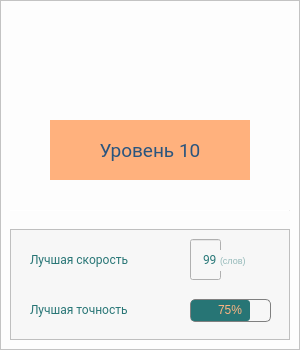
   <widget class="QFrame" name="frame_level_10">
    <property name="geometry">
     <rect>
      <x>1470</x>
      <y>530</y>
      <width>300</width>
      <height>350</height>
     </rect>
    </property>
    <property name="styleSheet">
     <string notr="true">background-color: rgb(253, 253, 253);</string>
    </property>
    <property name="frameShape">
     <enum>QFrame::StyledPanel</enum>
    </property>
    <property name="frameShadow">
     <enum>QFrame::Raised</enum>
    </property>
    <widget class="QLabel" name="image_level_10">
     <property name="geometry">
      <rect>
       <x>10</x>
       <y>10</y>
       <width>281</width>
       <height>81</height>
      </rect>
     </property>
     <property name="text">
      <string/>
     </property>
     <property name="pixmap">
      <pixmap>Images/уровень10.jpg</pixmap>
     </property>
    </widget>
    <widget class="QLabel" name="name_level_10">
     <property name="geometry">
      <rect>
       <x>50</x>
       <y>120</y>
       <width>200</width>
       <height>60</height>
      </rect>
     </property>
     <property name="font">
      <font>
       <family>Roboto</family>
       <pointsize>14</pointsize>
       <stylestrategy>PreferDefault</stylestrategy>
      </font>
     </property>
     <property name="styleSheet">
      <string notr="true">color: rgb(42, 85, 126);
background-color: rgb(255, 177, 125);</string>
     </property>
     <property name="text">
      <string>Уровень 10</string>
     </property>
     <property name="alignment">
      <set>Qt::AlignCenter</set>
     </property>
    </widget>
    <widget class="QFrame" name="stat_level_10">
     <property name="geometry">
      <rect>
       <x>10</x>
       <y>229</y>
       <width>280</width>
       <height>111</height>
      </rect>
     </property>
     <property name="styleSheet">
      <string notr="true">background-color: rgb(247, 247, 247);</string>
     </property>
     <property name="frameShape">
      <enum>QFrame::StyledPanel</enum>
     </property>
     <property name="frameShadow">
      <enum>QFrame::Raised</enum>
     </property>
     <widget class="QLabel" name="spedd_level_10">
      <property name="geometry">
       <rect>
        <x>20</x>
        <y>10</y>
        <width>151</width>
        <height>41</height>
       </rect>
      </property>
      <property name="font">
       <font>
        <family>Roboto</family>
        <pointsize>9</pointsize>
       </font>
      </property>
      <property name="styleSheet">
       <string notr="true">color: rgb(39, 117, 117);</string>
      </property>
      <property name="text">
       <string>Лучшая скорость</string>
      </property>
     </widget>
     <widget class="QProgressBar" name="count_accuracy_level_10">
      <property name="geometry">
       <rect>
        <x>180</x>
        <y>70</y>
        <width>81</width>
        <height>23</height>
       </rect>
      </property>
      <property name="styleSheet">
       <string notr="true">QProgressBar{
	color: rgb(255, 180, 130);
    border: 1px solid  grey;
    border-radius: 5px;
    text-align: center
}
QProgressBar::chunk {
    background-color: rgb(39, 117, 117);;
	border-radius: 3px;
}</string>
      </property>
      <property name="value">
       <number>75</number>
      </property>
      <property name="alignment">
       <set>Qt::AlignCenter</set>
      </property>
      <property name="orientation">
       <enum>Qt::Horizontal</enum>
      </property>
      <property name="format">
       <string notr="true">%p%</string>
      </property>
     </widget>
     <widget class="QLabel" name="accuracy_level_10">
      <property name="geometry">
       <rect>
        <x>20</x>
        <y>70</y>
        <width>151</width>
        <height>21</height>
       </rect>
      </property>
      <property name="font">
       <font>
        <family>Roboto</family>
        <pointsize>9</pointsize>
       </font>
      </property>
      <property name="styleSheet">
       <string notr="true">color: rgb(39, 117, 117);</string>
      </property>
      <property name="text">
       <string>Лучшая точность</string>
      </property>
     </widget>
     <widget class="QLineEdit" name="count_spedd_level_10">
      <property name="geometry">
       <rect>
        <x>180</x>
        <y>10</y>
        <width>31</width>
        <height>41</height>
       </rect>
      </property>
      <property name="font">
       <font>
        <family>Roboto</family>
        <pointsize>9</pointsize>
       </font>
      </property>
      <property name="styleSheet">
       <string notr="true">color: rgb(40, 120, 120);</string>
      </property>
      <property name="text">
       <string>99</string>
      </property>
      <property name="alignment">
       <set>Qt::AlignRight|Qt::AlignTrailing|Qt::AlignVCenter</set>
      </property>
      <property name="readOnly">
       <bool>true</bool>
      </property>
     </widget>
     <widget class="QLabel" name="symbols_in_minute_level_10">
      <property name="geometry">
       <rect>
        <x>210</x>
        <y>21</y>
        <width>47</width>
        <height>21</height>
       </rect>
      </property>
      <property name="font">
       <font>
        <pointsize>7</pointsize>
       </font>
      </property>
      <property name="styleSheet">
       <string notr="true">color: rgba(39, 117, 117, 120);</string>
      </property>
      <property name="text">
       <string>(слов)</string>
      </property>
     </widget>
    </widget>
    <widget class="Line" name="separator_level_10">
     <property name="geometry">
      <rect>
       <x>10</x>
       <y>210</y>
       <width>280</width>
       <height>1</height>
      </rect>
     </property>
     <property name="styleSheet">
      <string notr="true">background-color: rgb(239, 239, 239);</string>
     </property>
     <property name="orientation">
      <enum>Qt::Horizontal</enum>
     </property>
    </widget>
   </widget>
